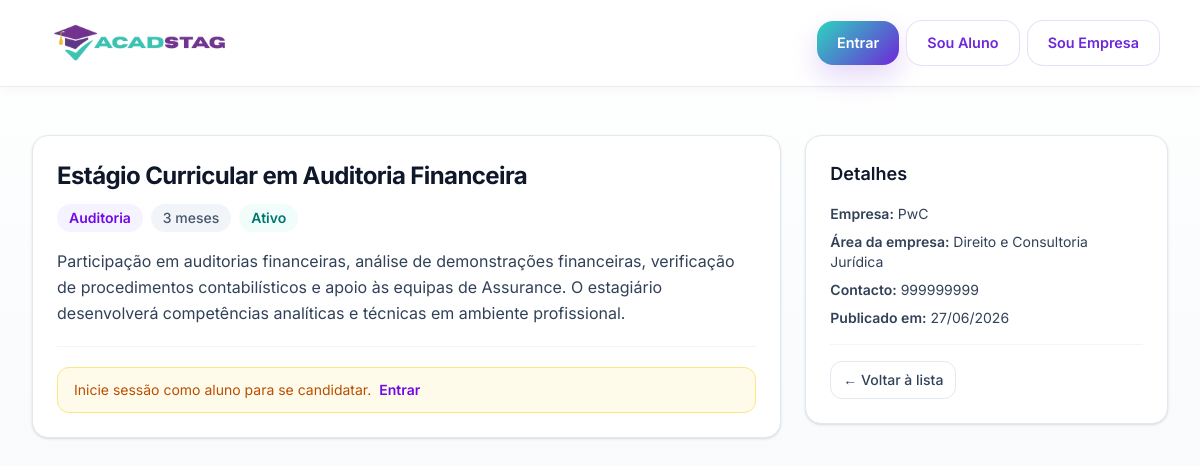
The page /estagios/4/ on the database as committed earlier.
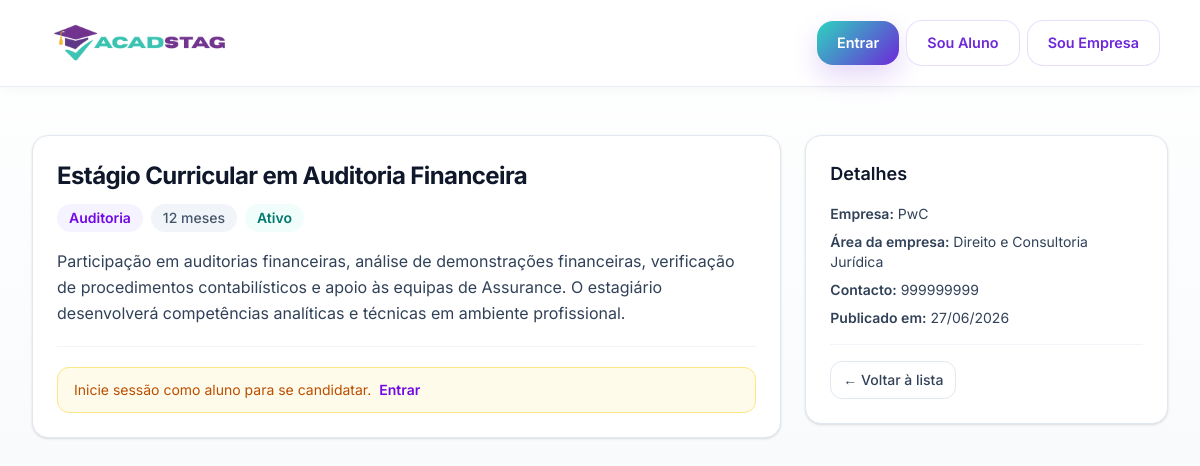
The same page on the database as committed later.
### estagios/models.py (models this page shows, shortened)
class Estagio(models.Model):
    titulo = models.CharField(max_length=200)
    descricao = models.TextField()
    area = models.CharField(max_length=100)
    duracao_meses = models.PositiveIntegerField(
        validators=[
            MinValueValidator(1),
            MaxValueValidator(12),
        ]
    )
    ativo = models.BooleanField(default=True)
    data_criacao = models.DateTimeField(auto_now_add=True)
    empresa = models.ForeignKey(
        Empresa,
        on_delete=models.CASCADE,
        related_name="estagios"
    )

### empresas/models.py (models this page shows, shortened)
class Empresa(models.Model):
    user = models.OneToOneField(
        User,
        on_delete=models.CASCADE,
        related_name="empresa",
        limit_choices_to={"role": "EMPRESA"},
    )
    nome = models.CharField(max_length=200)
    area = models.CharField(max_length=120, blank=True)
    contacto = models.CharField(max_length=120, blank=True)
    morada = models.CharField(max_length=200, blank=True)
    nif = models.CharField(max_length=20, blank=True)

### estagios/views.py (the view)
# urls.py: path("estagios/<int:pk>/", views.estagio_detail, name="detail"),
def estagio_detail(request, pk):
    if request.user.is_authenticated and request.user.role != "ALUNO":
        return redirect("dashboard:home")
    estagio = get_object_or_404(
        Estagio.objects.select_related("empresa"),
        pk=pk,
        ativo=True,
    )
    context = {
        "estagio": estagio,
    }
    return render(request, "estagios/estagio_detail.html", context)

### templates/estagios/estagio_detail.html
{% extends "base.html" %}
{% block content %}
<div class="grid grid-cols-1 lg:grid-cols-3 gap-6">
  <div class="lg:col-span-2">
    <div class="rounded-2xl border border-slate-200 bg-white p-6 shadow-sm">
      <h1 class="mb-3 text-2xl font-bold tracking-tight text-slate-900">{{ estagio.titulo }}</h1>
      <div class="mb-4 flex flex-wrap gap-2">
        <span class="inline-flex items-center rounded-full bg-violet-50 px-3 py-1 text-sm font-semibold text-violet-700">{{ estagio.area }}</span>
        <span class="inline-flex items-center rounded-full bg-slate-100 px-3 py-1 text-sm font-medium text-slate-600">{{ estagio.duracao_meses }} meses</span>
        {% if estagio.ativo %}
          <span class="inline-flex items-center rounded-full bg-teal-50 px-3 py-1 text-sm font-semibold text-teal-700">Ativo</span>
        {% else %}
          <span class="inline-flex items-center rounded-full bg-rose-50 px-3 py-1 text-sm font-semibold text-rose-600">Inativo</span>
        {% endif %}
      </div>
      <p class="mb-5 leading-relaxed text-slate-700">{{ estagio.descricao }}</p>
      <div class="border-t border-slate-100 pt-5">
        {% if user.is_authenticated and user.role == "ALUNO" %}
          <a href="{% url 'candidaturas:criar' estagio.id %}"
             style="background-image:linear-gradient(135deg,#2dd4bf,#6d28d9)"
             class="inline-flex items-center rounded-2xl px-5 py-2.5 font-semibold text-white shadow-lg shadow-violet-700/20 transition hover:-translate-y-0.5 hover:shadow-xl">
            Candidatar-me
          </a>
        {% elif user.is_authenticated and user.role != "ALUNO" %}
          <div class="rounded-xl border border-violet-200 bg-violet-50 px-4 py-3 text-sm text-violet-800">
            Apenas alunos podem candidatar-se a estágios.
          </div>
        {% else %}
          <div class="rounded-xl border border-amber-200 bg-amber-50 px-4 py-3 text-sm text-amber-700">
            Inicie sessão como aluno para se candidatar.
            <a class="ml-1 font-semibold text-violet-700 hover:underline" href="{% url 'accounts:login' %}">Entrar</a>
          </div>
        {% endif %}
      </div>
    </div>
  </div>
  <div>
    <div class="rounded-2xl border border-slate-200 bg-white p-6 shadow-sm">
      <h2 class="mb-4 text-lg font-semibold text-slate-900">Detalhes</h2>
      <p class="mb-2 text-sm text-slate-700"><span class="font-semibold">Empresa:</span> {{ estagio.empresa.nome }}</p>
      {% if estagio.empresa.area %}
        <p class="mb-2 text-sm text-slate-700"><span class="font-semibold">Área da empresa:</span> {{ estagio.empresa.area }}</p>
      {% endif %}
      {% if estagio.empresa.contacto %}
        <p class="mb-2 text-sm text-slate-700"><span class="font-semibold">Contacto:</span> {{ estagio.empresa.contacto }}</p>
      {% endif %}
      <p class="mb-4 text-sm text-slate-700"><span class="font-semibold">Publicado em:</span> {{ estagio.data_criacao|date:"d/m/Y" }}</p>
      <div class="border-t border-slate-100 pt-4">
        <a class="inline-flex items-center rounded-xl border border-slate-200 px-3 py-2 text-sm font-medium text-slate-700 transition hover:bg-slate-50" href="{% url 'estagios:list' %}">← Voltar à lista</a>
      </div>
    </div>
  </div>
</div>
{% endblock %}

Rows that differ between the two databases and show on the page:
changed Estagio "Estágio Curricular em Auditoria Financeira": duracao_meses "3" → "12"
